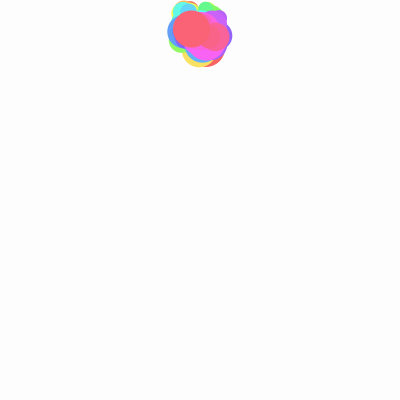
Frame 1 (no input)
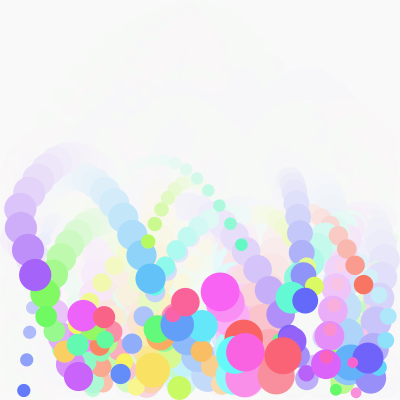
Frame 60 (the mouse pressed at the canvas centre just before this capture)
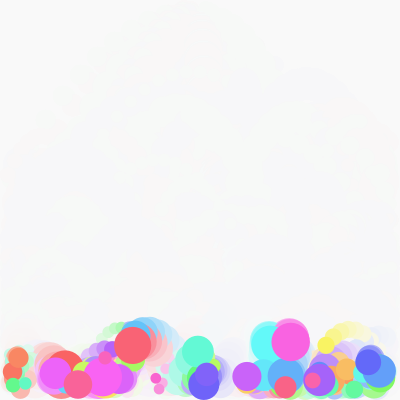
Frame 120 (the mouse held since frame 60 and released just before this capture)

The Processing sketch that drew these frames (run headless with seeded random() and noise(); from frame 60 on, the mouse is pressed at the canvas centre):

// Processing sketch: ManyBoucingBalls
// ── ManyBoucingBalls.pde
float GRAVITY = 3;
float FRICTION = 0.8;
int Length = 50;

float[] X = new float[Length];
float[] Y = new float[Length];
float[] Spx = new float[Length];
float[] Spy = new float[Length];
float[] Radius = new float[Length];

void setup(){
  size(400,400);
  colorMode(HSB,Length);
  background(Length);
  frameRate(10);

  //配列の初期化
  for(int i = 0; i < Length; i++){
    X[i] = width/2;
    Y[i] = 10;
    Spx[i] = random(-20,20);
    Spy[i] = random(-30,0);
    Radius[i] = random(5,20);
  }
}

void draw(){
  fadetowhite();

  //すべてのボールを動かす
  moveBalls();

  //描画
  for(int i=0; i<Length; i++){
    noStroke();
    fill(i, Length*0.6, Length - 1);
    ellipse(X[i],Y[i],Radius[i]*2,Radius[i]*2);
  }
}

//すべてのボールを動かす
void moveBalls(){
  for(int i=0; i<Length; i++){
    Spy[i] = Spy[i] + GRAVITY; //重力をかける
    X[i] = X[i] + Spx[i];
    Y[i] = Y[i] + Spy[i];

    //跳ね返り判定
    bounce(i);
  }
}

//跳ね返り判定
void bounce(int i){
  float bounceMinX = Radius[i];
  float bounceMaxX = width - Radius[i];
  float bounceMinY = Radius[i];
  float bounceMaxY = height - Radius[i];

  //横方向の衝突判定
  if(X[i] < bounceMinX || X[i] > bounceMaxX){
    Spx[i] = -Spx[i] * FRICTION; //スピード反転して減衰させる
    if(abs(Spx[i]) < 1) Spx[i] = 0; //スピードが小さくなったら止める
    if(X[i] < bounceMinX) X[i] = bounceMinX - (X[i] - bounceMinX);
    if(X[i] > bounceMaxX) X[i] = bounceMaxX - (X[i] - bounceMaxX);
  }

  //横方向の衝突判定
  if(Y[i] < bounceMinY || Y[i] > bounceMaxY){
    Spy[i] = -Spy[i] * FRICTION;//スピード反転して減衰させる
    if(abs(Spy[i]) < GRAVITY) Spy[i] = 0; //スピードが小さくなったら止める
    if(Y[i] < bounceMinY) Y[i] = bounceMinY - (Y[i] - bounceMinY);
    if(Y[i] > bounceMaxY) Y[i] = bounceMaxY - (Y[i] - bounceMaxY);
  }
}

void fadetowhite(){
  noStroke();
  fill(Length - 1, Length*0.3);
  rectMode(CORNER);
  rect(0,0,width,height);
}
